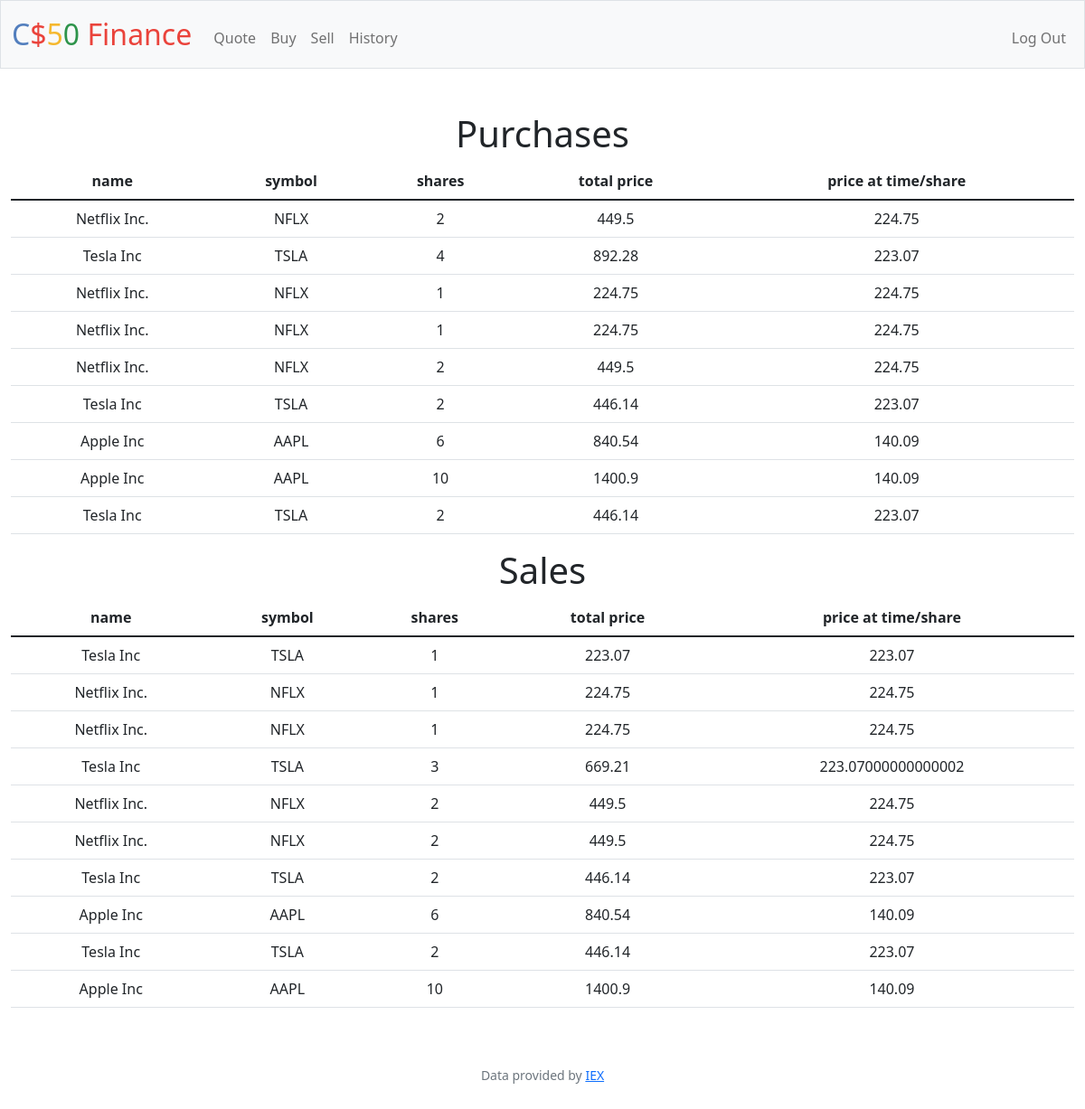
Screenshot of /history (signed in) with the database file from the repository.
### tables this page shows
CREATE TABLE purchases (id INTEGER PRIMARY KEY AUTOINCREMENT NOT NULL, uid INTEGER KEY NOT NULL, shares INTEGER NOT NULL, total_price REAL NOT NULL, symbol TEXT NOT NULL, company_name TEXT);

CREATE TABLE sales (id INTEGER PRIMARY KEY AUTOINCREMENT NOT NULL, uid INTEGER KEY NOT NULL, shares_sold INTEGER NOT NULL, total_price REAL NOT NULL, symbol TEXT NOT NULL, company_name TEXT);

### app.py (the view)
@app.route("/history")
@login_required
def history():
    sales = db.execute('SELECT * FROM sales WHERE uid = ?', session['user_id'])
    for sale in sales:
        sale['price_t'] = sale['total_price'] / sale['shares_sold']
    purchases = db.execute('SELECT * FROM purchases WHERE uid = ?', session['user_id'])
    for purchase in purchases:
        purchase['price_t'] = purchase['total_price'] / purchase['shares']
    return render_template('history.html', sales=sales, purchases=purchases)

### app.py (called while the page is built)
@app.after_request
def after_request(response):
    response.headers["Cache-Control"] = "no-cache, no-store, must-revalidate"
    response.headers["Expires"] = 0
    response.headers["Pragma"] = "no-cache"
    return response

### helpers.py (called while the page is built)
def login_required(f):
    @wraps(f)
    def decorated_function(*args, **kwargs):
        if session.get("user_id") is None:
            return redirect("/login")
        return f(*args, **kwargs)
    return decorated_function

### templates/history.html (shortened to what this page needs)
{% extends "layout.html" %}
{% block main %}
    <h1 class="display-6">Purchases</h1>
    <table class="table">
        <thead>
            <tr>
                <th>name</th>
                <th>symbol</th>
                <th>shares</th>
                <th>total price</th>
                <th>price at time/share</th>
            </tr>
        </thead>
        <tbody>
            {% for purchase in purchases %}
                <tr>
                    <td>{{purchase['company_name']}}</td>
                    <td>{{purchase['symbol']}}</td>
                    <td>{{purchase['shares']}}</td>
                    <td>{{purchase['total_price']}}</td>
                    <td>{{purchase['price_t']}}</td>
                </tr>
            {% endfor %}
        </tbody>
    </table>
    <h1 class="display-6">Sales</h1>
    <table class="table">
        <thead>
            <tr>
                <th>name</th>
                <th>symbol</th>
                <th>shares</th>
                <th>total price</th>
                <th>price at time/share</th>
            </tr>
        </thead>
        <tbody>
            {% for sale in sales %}
                <tr>
                    <td>{{sale['company_name']}}</td>
                    <td>{{sale['symbol']}}</td>
                    <td>{{sale['shares_sold']}}</td>
                    <td>{{sale['total_price']}}</td>
                    <td>{{sale['price_t']}}</td>
                </tr>
            {% endfor %}
        </tbody>
    </table>
{% endblock %}

### templates/layout.html (shortened to what this page needs)
<!DOCTYPE html>
<html lang="en">
    <head>
        <link href="https://cdn.jsdelivr.net/npm/bootstrap@5.1.3/dist/css/bootstrap.min.css" rel="stylesheet">
        <link href="/static/styles.css" rel="stylesheet">
    </head>
    <body>
        <nav class="bg-light border navbar navbar-expand-md navbar-light">
            <div class="container-fluid">
                <a class="navbar-brand" href="/"><span class="blue">C</span><span class="red">$</span><span class="yellow">5</span><span class="green">0</span> <span class="red">Finance</span></a>
                <div class="collapse navbar-collapse" id="navbar">
                    {% if session["user_id"] %}
                        <ul class="navbar-nav me-auto mt-2">
                            <li class="nav-item"><a class="nav-link" href="/quote">Quote</a></li>
                            <li class="nav-item"><a class="nav-link" href="/buy">Buy</a></li>
                            <li class="nav-item"><a class="nav-link" href="/sell">Sell</a></li>
                            <li class="nav-item"><a class="nav-link" href="/history">History</a></li>
                        </ul>
                        <ul class="navbar-nav ms-auto mt-2">
                            <li class="nav-item"><a class="nav-link" href="/logout">Log Out</a></li>
                        </ul>
                    {% else %}
                        <ul class="navbar-nav ms-auto mt-2">
                            <li class="nav-item"><a class="nav-link" href="/register">Register</a></li>
                            <li class="nav-item"><a class="nav-link" href="/login">Log In</a></li>
                        </ul>
                    {% endif %}
                </div>
            </div>
        </nav>
        <main class="container-fluid py-5 text-center">
            {% block main %}{% endblock %}
        </main>
        <footer class="mb-5 small text-center text-muted">
            Data provided by <a href="https://iexcloud.io/">IEX</a>
        </footer>
    </body>
</html>

### static/styles.css (style rules this page uses)
nav .navbar-brand { font-size: xx-large; }
nav .navbar-brand .blue { color: #537fbe; }
nav .navbar-brand .red { color: #ea433b; }
nav .navbar-brand .yellow { color: #f5b82e; }
nav .navbar-brand .green { color: #2e944b; }

### rows the page displays
purchases: company_name "Netflix Inc.", symbol "NFLX", shares "2", total_price "449.5", price_t "224.75"
purchases: company_name "Tesla Inc", symbol "TSLA", shares "4", total_price "892.28", price_t "223.07"
purchases: company_name "Netflix Inc.", symbol "NFLX", shares "1", total_price "224.75", price_t "224.75"
purchases: company_name "Netflix Inc.", symbol "NFLX", shares "1", total_price "224.75", price_t "224.75"
purchases: company_name "Netflix Inc.", symbol "NFLX", shares "2", total_price "449.5", price_t "224.75"
purchases: company_name "Tesla Inc", symbol "TSLA", shares "2", total_price "446.14", price_t "223.07"
purchases: company_name "Apple Inc", symbol "AAPL", shares "6", total_price "840.54", price_t "140.09"
purchases: company_name "Apple Inc", symbol "AAPL", shares "10", total_price "1400.9", price_t "140.09"
purchases: company_name "Tesla Inc", symbol "TSLA", shares "2", total_price "446.14", price_t "223.07"
sales: company_name "Tesla Inc", symbol "TSLA", shares_sold "1", total_price "223.07", price_t "223.07"
sales: company_name "Netflix Inc.", symbol "NFLX", shares_sold "1", total_price "224.75", price_t "224.75"
sales: company_name "Netflix Inc.", symbol "NFLX", shares_sold "1", total_price "224.75", price_t "224.75"
sales: company_name "Tesla Inc", symbol "TSLA", shares_sold "3", total_price "669.21", price_t "223.07000000000002"
sales: company_name "Netflix Inc.", symbol "NFLX", shares_sold "2", total_price "449.5", price_t "224.75"
sales: company_name "Netflix Inc.", symbol "NFLX", shares_sold "2", total_price "449.5", price_t "224.75"
sales: company_name "Tesla Inc", symbol "TSLA", shares_sold "2", total_price "446.14", price_t "223.07"
sales: company_name "Apple Inc", symbol "AAPL", shares_sold "6", total_price "840.54", price_t "140.09"
sales: company_name "Tesla Inc", symbol "TSLA", shares_sold "2", total_price "446.14", price_t "223.07"
sales: company_name "Apple Inc", symbol "AAPL", shares_sold "10", total_price "1400.9", price_t "140.09"
